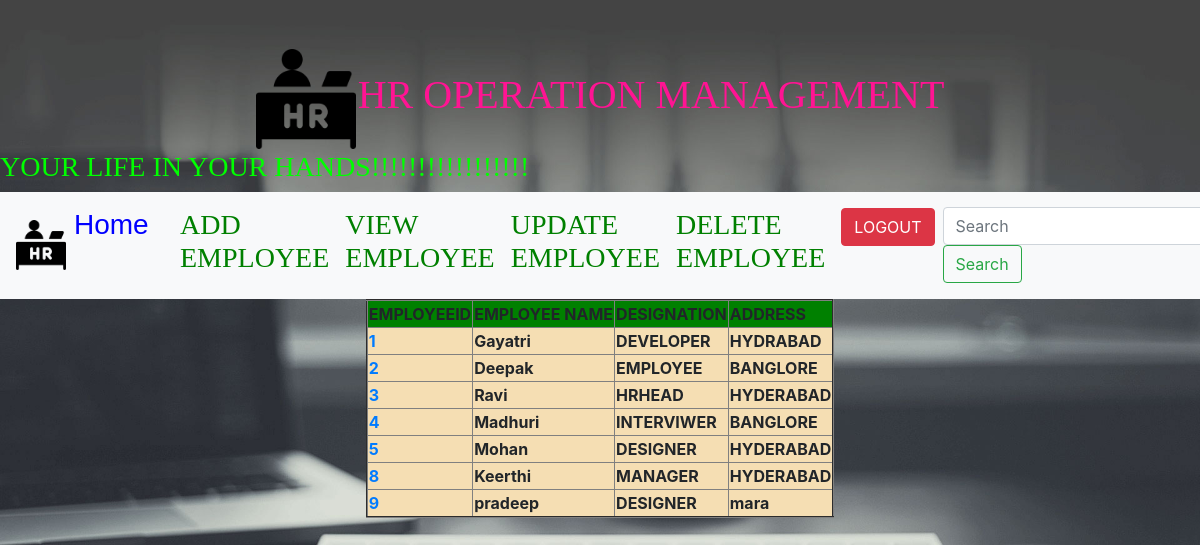
/modify_employee/, run on the app's committed database.
### app/models.py (models this page shows, shortened)
class Adminmodel(models.Model):
    Employee_Name=models.CharField(max_length=30)
    Password=models.IntegerField()
    Designation=models.CharField(max_length=20)
    Address=models.CharField(max_length=40)
    contactno=models.IntegerField(unique=True)
    Email=models.EmailField()

### app/views.py (the view)
# urls.py: path('modify_employee/',views.modify_employee.as_view(),name='modify_employee'),
class modify_employee(ListView):
    model = Adminmodel
    template_name ='admin/modify.html'

### templates/admin/modify.html (shortened to what this page needs)
<!doctype html>
{% load static %}
<html lang="en">
  <head>
    <link rel="stylesheet" href="https://stackpath.bootstrapcdn.com/bootstrap/4.4.1/css/bootstrap.min.css">
<link rel="stylesheet" href="{% static 'css/index.css' %}">
  </head>
  <body>
 <br>
  <table align="center"><tr>
      <th><img src="{% static 'images/hr logo.png' %}" width="100" height="100"> </th><br>
      <th>
  <h1 align="center" style="font-family: Algerian;color:deeppink">HR OPERATION MANAGEMENT</h1>
          </th>
  </tr></table>
  <marquee><h3 style="font-family: Algerian;color: lime"> YOUR LIFE IN YOUR HANDS!!!!!!!!!!!!!!!!!</h3></marquee>
  {% include 'admin/admin_menu.html' %}
 <table align="center" border="2">
        <tr bgcolor="green">
            <th>EMPLOYEEID</th>
            <th>EMPLOYEE NAME</th>
            <th>DESIGNATION</th>
            <th>ADDRESS</th>
        </tr>
      {% for x in object_list %}
            <tr bgcolor="#f5deb3">
                <th><a href="{% url 'update_employee' x.id %}" >{{ x.id }}</a></th>
                <th>{{ x.Employee_Name }}</th>
            <th>{{ x.Designation }}</th>
                <th>{{ x.Address }}</th>
            </tr>
        {% endfor %}
    </table>
  </body>
</html>

### app/static/css/index.css (style rules this page uses)
body { background-image: url("../images/hr back5.jpg"); background-size:100%; }

### data on the page
Adminmodel: id "1", Employee_Name "Gayatri", Designation "DEVELOPER", Address "HYDRABAD"
Adminmodel: id "2", Employee_Name "Deepak", Designation "EMPLOYEE", Address "BANGLORE"
Adminmodel: id "3", Employee_Name "Ravi", Designation "HRHEAD", Address "HYDERABAD"
Adminmodel: id "4", Employee_Name "Madhuri", Designation "INTERVIWER", Address "BANGLORE"
Adminmodel: id "5", Employee_Name "Mohan", Designation "DESIGNER", Address "HYDERABAD"
Adminmodel: id "8", Employee_Name "Keerthi", Designation "MANAGER", Address "HYDERABAD"
Adminmodel: id "9", Employee_Name "pradeep", Designation "DESIGNER", Address "mara"
